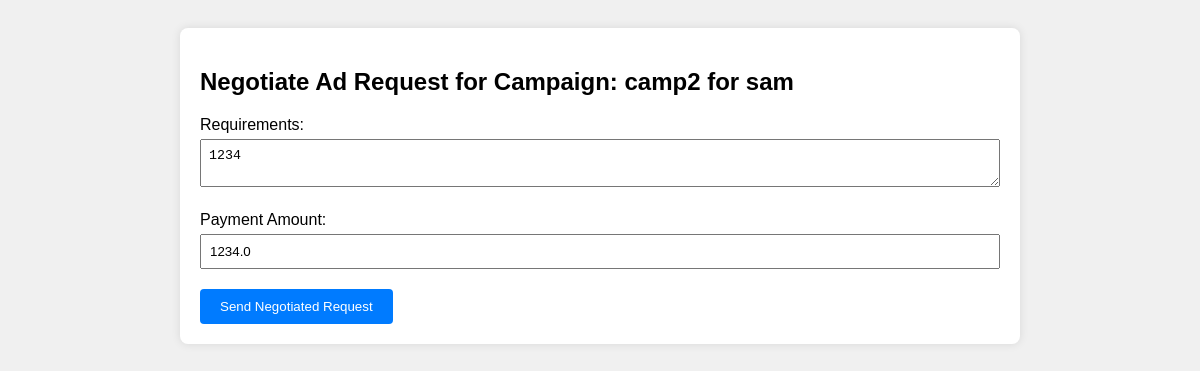
/influencer/1/negotiate_ad_request/1, run on an earlier commit of the app's database.
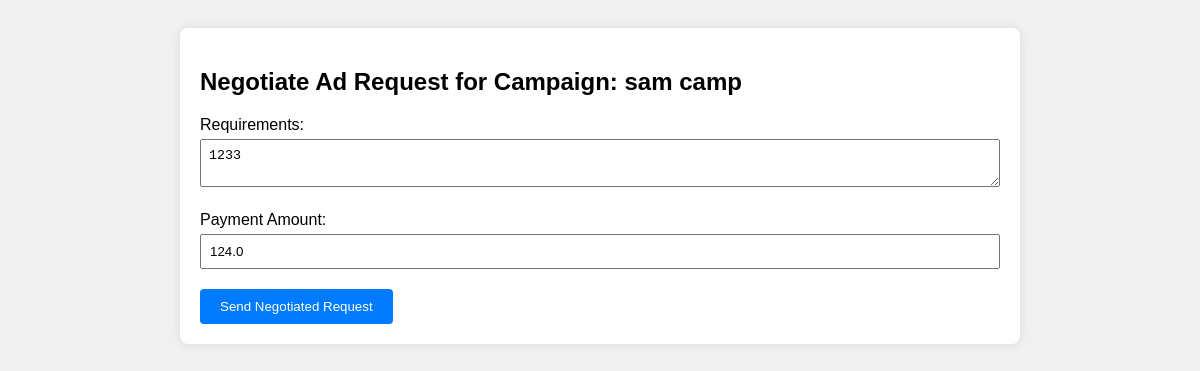
And on a later commit of the database.
### applications/models.py (models this page shows)
class campaign(db.Model):
    id = db.Column(db.Integer, primary_key=True)
    name = db.Column(db.String(100), nullable=False)
    status = db.Column(db.String(50), nullable=False,default="active")
    category = db.Column(db.String(50), nullable=False)
    budget = db.Column(db.Integer, nullable=False)
    sponsor_id = db.Column(db.Integer, db.ForeignKey('sponsor.id'), nullable=False)
    flagged = db.Column(db.String(10), nullable=False, default="no")
    start_date = db.Column(db.Date, nullable=False)
    end_date = db.Column(db.Date, nullable=True)
    ad_requests = db.relationship('adrequest', backref='campaign', lazy=True)

class adrequest(db.Model):
    id = db.Column(db.Integer, primary_key=True)
    campaign_id = db.Column(db.Integer, db.ForeignKey('campaign.id'), nullable=False)
    influencer_id = db.Column(db.Integer, db.ForeignKey('influencer.id'), nullable=False)
    requirements = db.Column(db.String(500), nullable=False)
    flagged = db.Column(db.String(10), nullable=False, default="no")
    payment_amount = db.Column(db.Float, nullable=False)
    status = db.Column(db.String(50), nullable=False, default='Request Sent')

### applications/routes.py (the view, shortened to what this page needs)
@app.route('/influencer/<int:influencer_id>/negotiate_ad_request/<int:ad_request_id>', methods=['GET', 'POST'])
def negotiate_ad_request(influencer_id, ad_request_id):
    inf = influencer.query.get_or_404(influencer_id)
    ad_req = adrequest.query.get_or_404(ad_request_id)
    return render_template('negotiate_ad_request.html', influencer=inf, ad_request=ad_req)

### templates/negotiate_ad_request.html (shortened to what this page needs)
<!DOCTYPE html>
<html lang="en">
<head>
</head>
<body>
    <div class="container">
        <h2>Negotiate Ad Request for Campaign: {{ ad_request.campaign.name }}</h2>
        <form method="POST">
            <div class="form-group">
                <label for="new_requirements">Requirements:</label>
                <textarea name="new_requirements" required>{{ ad_request.requirements }}</textarea>
            </div>
            <div class="form-group">
                <label for="new_payment_amount">Payment Amount:</label>
                <input type="number" step="0.01" name="new_payment_amount" value="{{ ad_request.payment_amount }}" required>
            </div>
            <button type="submit" class="button">Send Negotiated Request</button>
        </form>
    </div>
</body>
</html>

What changed in the data, as far as the page shows it:
changed campaign: campaign.name "camp2 for sam" → "sam camp"
changed adrequest: new_requirements "1234" → "1233"; new_payment_amount "1234.0" → "124.0"
